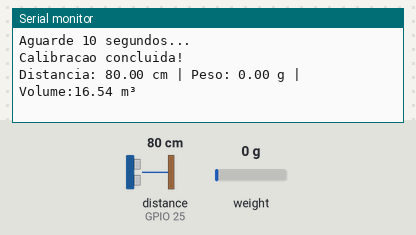
Bench run of a sketch on a simulated ESP32. On the bench: the last lines printed to the serial monitor. Inputs (shaded band) come from the test bench; at power-on: distance to the obstacle (sensor on GPIO 25) 80 cm, weight on the scale 0 g. The echo pulse lasts 58.3 µs per cm.

Above: at 14.2 s.
14.3 s: distance to the obstacle (sensor on GPIO 25) set to 2 cm
At 16.3 s:
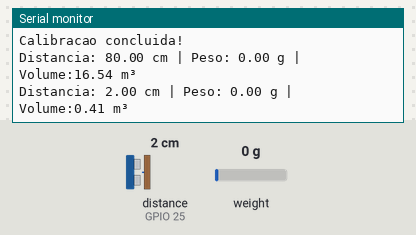
16.4 s: weight on the scale set to 100 g
At 18.4 s:
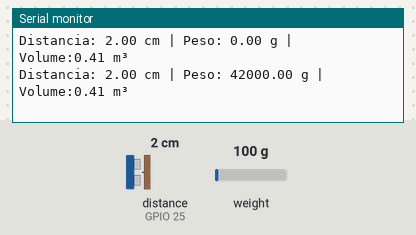
18.5 s: distance to the obstacle (sensor on GPIO 25) set to 4 cm
At 20.4 s:
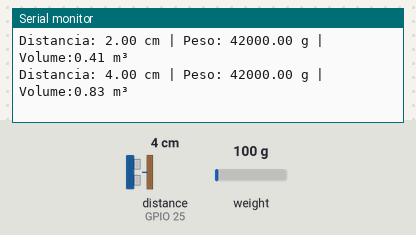
20.6 s: weight on the scale set to 1250 g
At 22.8 s:
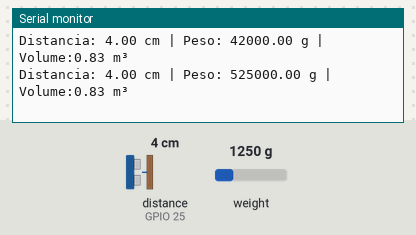
Timing chart, 0 to 23.7 s (numbered marks = the images above; inputs shaded):
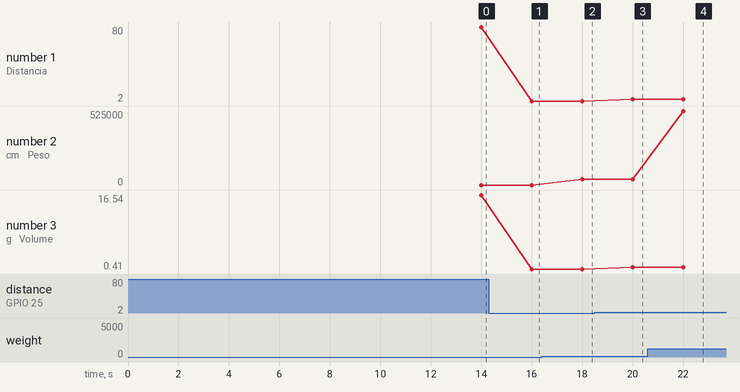

The sketch:

datadump.ino
```cpp
#include <Ultrasonic.h>
#include "HX711.h"

const int echoPin = 25; // Pino digital utilizado pelo HC-SR04 Echo (recebe)
const int trigPin = 14; // Pino digital utilizado pelo HC-SR04 Trig (envia)

const int dtPin = 15;   // Pino digital do ESP32 conectado ao DT do HX711
const int sckPin = 5;   // Pino digital do ESP32 conectado ao SCK do HX711

const float profundidade = 18.8;
const float largura = 11;

Ultrasonic ultrasonic(trigPin, echoPin); // Inicializando os pinos do ESP32 para o sensor ultrassônico
HX711 scale;

void setup() {
  Serial.begin(115200); // Inicializa a porta serial
  scale.begin(dtPin, sckPin); // Inicializa o HX711 com os pinos corretos

  // Calibrar a célula de carga
  Serial.println("Inicie a calibracao. Por favor, coloque a massa conhecida na celula de carga...");
  delay(2000);
  scale.set_scale(); // Zera a escala (tara)

  // Coloque a massa conhecida na célula de carga
  Serial.println("Aguarde 10 segundos...");
  delay(10000);

  // Obtenha a leitura do HX711 após 10 segundos
  float peso = scale.get_units(10);

  // Configure a escala do HX711 para gramas
  scale.set_scale(peso / 1000.0); // Convertendo para gramas
  Serial.println("Calibracao concluida!");
}

void loop() {
  // Mede a distância em centímetros
  float distancia = ultrasonic.read(CM);

  // Mede o peso em gramas
  float peso = scale.get_units(10); // 10 leituras para suavizar o resultado

 float volume  = profundidade * largura * distancia;
  Serial.print("Distancia: ");
  Serial.print(distancia);
  Serial.print(" cm | Peso: ");
  Serial.print(peso);
  Serial.print(" g | Volume:");
  Serial.print(volume/1000);
  Serial.println(" m³");

  delay(1000); // Aguarda 1 segundo antes da próxima leitura
}
```

Measured:
- after the input at 14.3 s, the serial monitor: prints a new line after 1.7 s (image 1)
- after the input at 16.4 s, the serial monitor: prints a new line after 1.6 s (image 2)
- after the input at 18.5 s, the serial monitor: prints a new line after 1.5 s (image 3)
- after the input at 20.6 s, the serial monitor: prints a new line after 1.4 s (image 4)
- plotted number 1: 80 → 2 after the input at 14.3 s, 2 → 4 after the input at 18.5 s
- plotted number 2: 0 → 42000 after the input at 16.4 s, 42000 → 525000 after the input at 20.6 s
- plotted number 3: 16.54 → 0.41 after the input at 14.3 s, 0.41 → 0.83 after the input at 18.5 s
